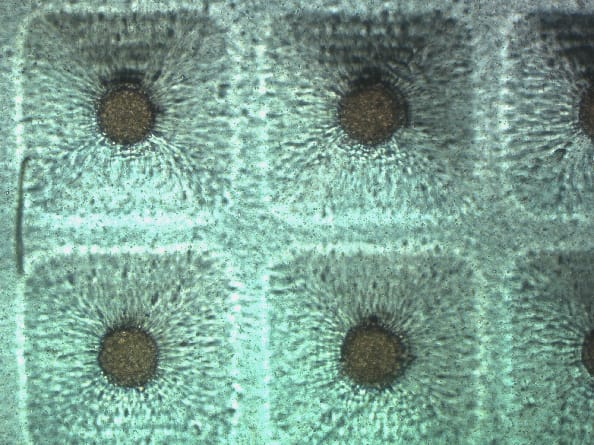
//> input picture Cells01.jpg, 594 x 445 px
$ ./CellFinder   (built with g++ and OpenCV 4)
//> lines starting //> are read from the running program, lines starting //| are printed output that depends on the picture; after the words box and inside, x2 and y2 are one past the last pixel; in counts of white or black regions, pixels touching at a corner belong together
#include "opencv2/imgcodecs.hpp"
#include "opencv2/highgui.hpp"
#include "opencv2/imgproc.hpp"
#include <iostream>

using namespace std;

cv::Mat colorFinder(string path) {
	//Find the colour with trackbar and type here
	//Everything black except desired colour, it should be white
	cv::Mat imgHSV, mask;
	int hmin = 0, smin = 0, vmin = 0;
	int hmax = 47, smax = 243, vmax = 255;

	cv::Mat img = cv::imread(path);

	cv::cvtColor(img, imgHSV, cv::COLOR_BGR2HSV);

	// [10 lines of commented-out code are left out]
		cv::Scalar lower(hmin, smin, vmin);
		cv::Scalar upper(hmax, smax, vmax);
		cv::inRange(imgHSV, lower, upper, mask);

		// [4 lines of commented-out code are left out]

	return mask;
}

int main() {

	string path = "Cells01.jpg"; // PATH

	cv::Mat img = cv::imread(path);
//> img is the input picture: 445 rows x 594 cols, CV_8UC3; mean B, G, R 148.3, 161.6, 124.2
	cv::Mat cellImg = colorFinder(path); //black and white
//> in colorFinder, `cv::cvtColor(img, imgHSV, cv::COLOR_BGR2HSV);`: imgHSV: 445 rows x 594 cols, CV_8UC3; mean H, S, V 78.3, 58.7, 161.7
//> in colorFinder, `cv::inRange(imgHSV, lower, upper, mask);`:
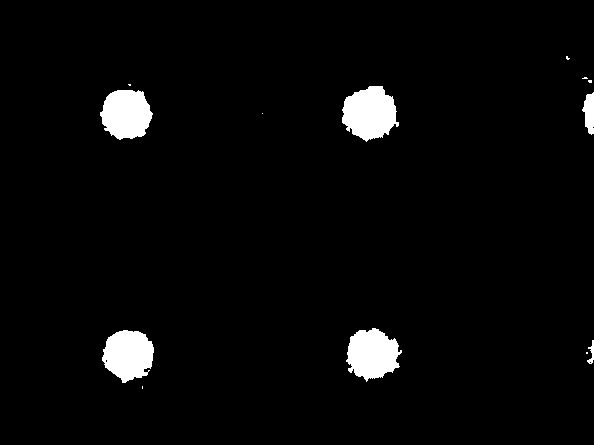
//> mask: 445 rows x 594 cols, CV_8UC1; 3.3% white; 13 white regions (7 under 20 px)
	vector<vector<cv::Point>> contours;
	vector<cv::Vec4i> hierarchy; // do not care

	cv::findContours(cellImg, contours, hierarchy, cv::RETR_EXTERNAL, cv::CHAIN_APPROX_SIMPLE);
//> contours = 13 contours, 7 with area under 20; largest, box (x1, y1, x2, y2) and area: (342, 86, 399, 142) 2162, (346, 328, 402, 382) 1978, (102, 330, 154, 383) 1938, (100, 90, 153, 140) 1933, (582, 92, 594, 135) 306, (587, 340, 594, 364) 50
	//cout << contours.size() << endl;

	vector<vector<cv::Point>> conPoly(contours.size());
//> conPoly = 13 empty contours
	vector<cv::Rect> rectangles(contours.size());

	for (int i = 0; i < contours.size(); i++) {

		cout << cv::contourArea(contours[i]) << endl;
		if (cv::contourArea(contours[i]) > 48) {
			float peri = cv::arcLength(contours[i], true);
			cv::approxPolyDP(contours[i], conPoly[i], 0.02 * peri, true); // can delete peri and put a fixed num

			//cv::drawContours(img, contours, i, cv::Scalar(255, 0, 255), 2); //for adjoining lines

			rectangles[i] = cv::boundingRect(conPoly[i]);
			cv::Point center = cv::Point((rectangles[i].tl().x + rectangles[i].br().x) / 2, (rectangles[i].tl().y + rectangles[i].br().y) / 2);
			//cv::rectangle(img, rectangles[i].tl(), rectangles[i].br(), cv::Scalar(0, 255, 0), 2); // rectangle
			cv::circle(img, center, 30, cv::Scalar(0, 0, 255), 2); // circle
		}
	}
//> this loop made 13 passes
//> (peri, center) on passes 3, 4, 5, 7, 8, 9: (60.38, Point(590, 352)), (196.9, Point(127, 357)), (225.4, Point(374, 355)), (98.63, Point(588, 113)), (184.5, Point(126, 116)), (217.8, Point(370, 114))
//| 0
//| 1
//| 49.5
//| 1938
//| 1978.5
//| 0
//| 306
//| 1933
//> (output is shown up to pass 8 of 13)
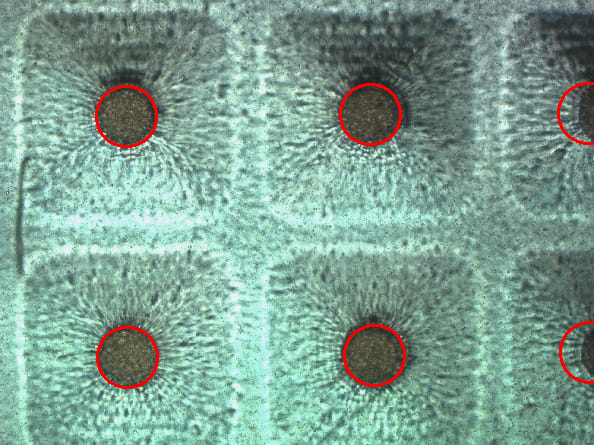
//> img: 445 rows x 594 cols, CV_8UC3; 1.08% of pixels changed, all inside (x1, y1, x2, y2) = (95, 82, 594, 389)

	cv::imshow("Last Pic", cellImg);
	cv::imshow("Normal Pic", img);
	cv::waitKey(0);
	return 0;
}
